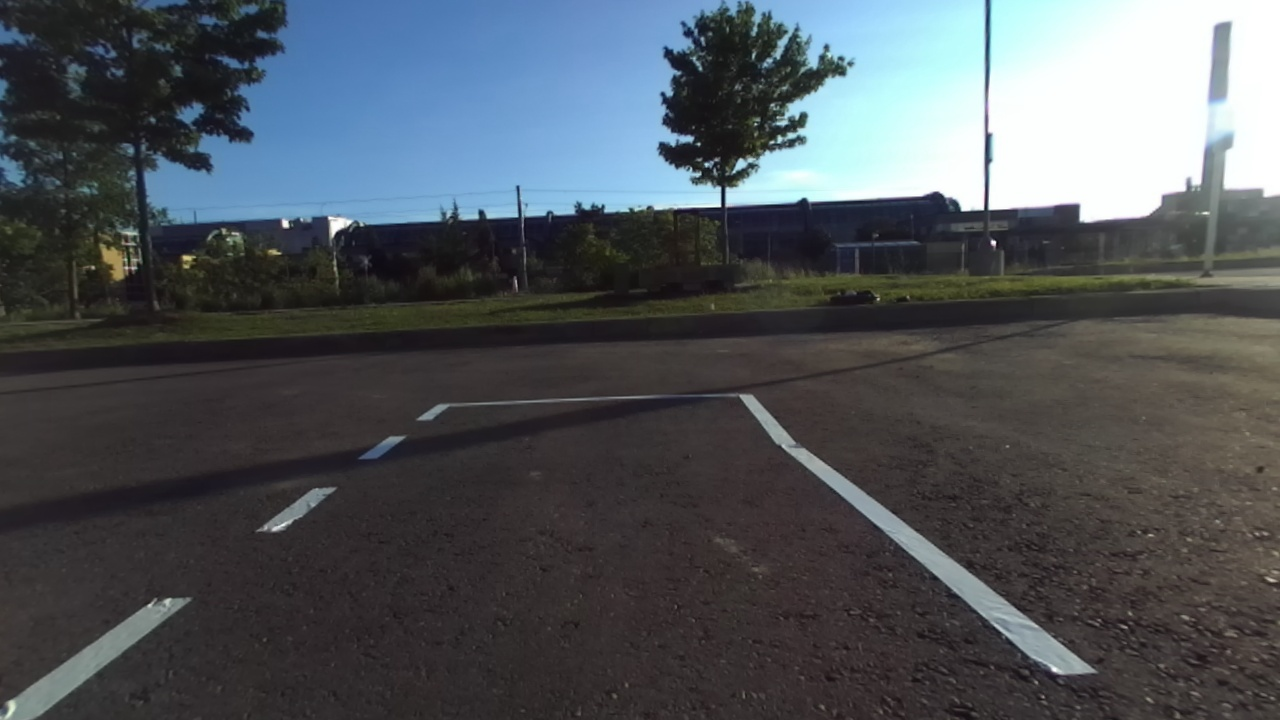
#> input picture rr_computer_vision/images/lane_detection/urban_road/original.jpg, 1280 x 720 px
$ jupyter execute Lane-Detection-Test-Single-Image.ipynb   (older library calls are emulated)
#> lines starting #> are read from the running program, lines starting #| are printed output that depends on the picture; after the words box and inside, x2 and y2 are one past the last pixel; in counts of white or black regions, pixels touching at a corner belong together
[cell 1]
import cv2
import numpy as np
import matplotlib.pyplot as plt
import timeit
plt.rcParams['figure.figsize'] = [18, 10]

img_bgr = cv2.imread("../images/lane_detection/urban_road/original.jpg")
#> img_bgr is the input picture: shape (720, 1280, 3); mean B, G, R 89.7, 84.7, 79.4
img_hsv = cv2.cvtColor(img_bgr, cv2.COLOR_BGR2HSV)
#> img_hsv: shape (720, 1280, 3); mean H, S, V 84, 46.1, 94.4

plt.imshow(img_bgr)

[cell 2]
(channel_h, channel_s, channel_v) = cv2.split(img_hsv)
adaptive_thres = cv2.adaptiveThreshold(channel_v, 255,
                                       cv2.ADAPTIVE_THRESH_MEAN_C,
                                       cv2.THRESH_BINARY, 25, -20)
#> adaptive_thres: shape (720, 1280); 5.3% white; 858 white regions (691 under 20 px)


plt.imshow(adaptive_thres, cmap='gray')

[cell 3]
# Circuit race: (2m wide lanes)
# src = np.float32([[500,350], [750,350], [1280,550], [0,450]])

# Drag race: (1.5m wide lanes)
# src = np.float32([[400,350], [760,350], [1280,500], [0,500]])

# Urban race: (1m wide lanes)
src = np.float32([[420,380], [930,380], [1280,720], [50,720]])

dst = np.float32([[300, 0], [900,0], [900,720], [300,720]])

img_size = (adaptive_thres.shape[1], adaptive_thres.shape[0])
#> img_size = (1280, 720)

M = cv2.getPerspectiveTransform(src, dst)
warped = cv2.warpPerspective(adaptive_thres, M, img_size)

plt.imshow(warped, cmap='gray')

[cell 4]
# Contours
blob_size = 200
filtered = np.zeros(warped.shape, np.uint8)

_, contours, _ = cv2.findContours(warped, cv2.RETR_LIST, cv2.CHAIN_APPROX_NONE)
#> contours = 385 contours, 352 with area under 20; largest, box (x1, y1, x2, y2) and area: (338, 64, 831, 678) 18554, (299, 376, 329, 476) 1708, (270, 582, 307, 717) 1390, (319, 229, 347, 304) 1200, (774, 521, 807, 609) 807

for cnt in contours:
    if cv2.contourArea(cnt) >= blob_size:
        cv2.drawContours(filtered, [cnt], -1, 255, -1)
#> this loop made 385 passes
#> cnt on passes 1 to 3: [[862, 719], [863, 719]], [[799, 719], [800, 719]], [[770, 719]]
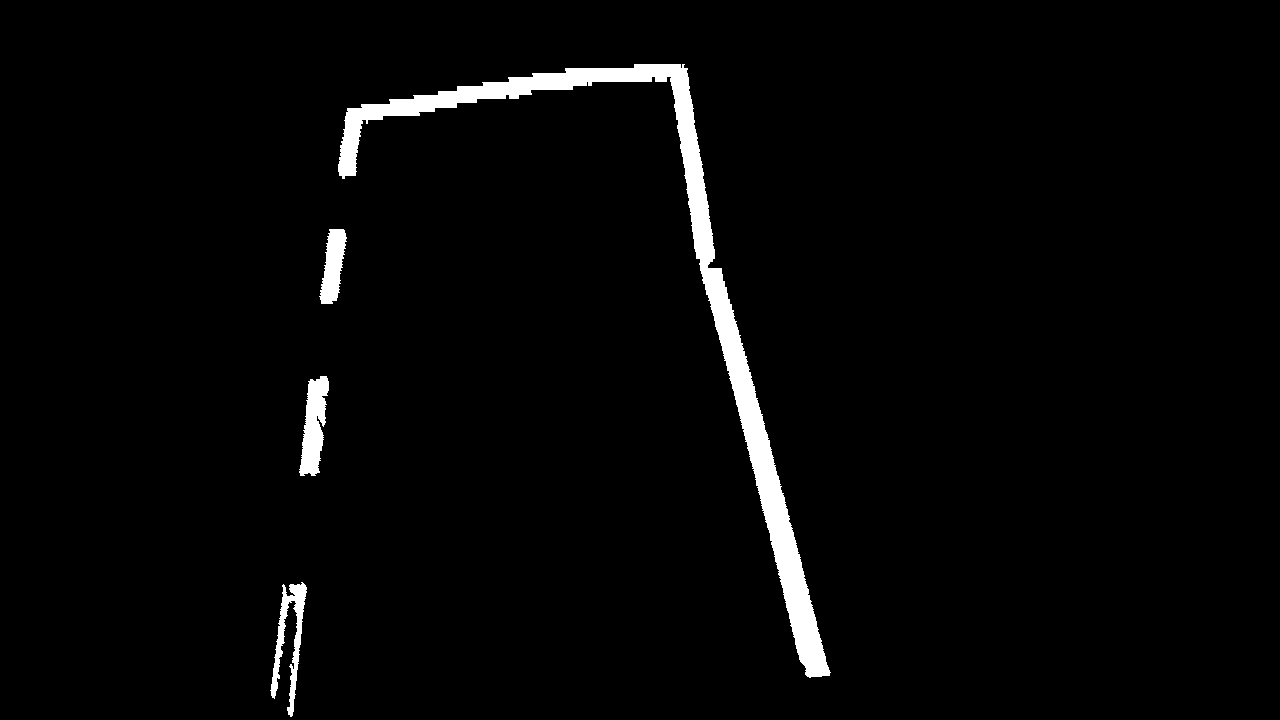
#> filtered: shape (720, 1280); 2.7% white; 4 white regions, box (x1, y1, x2, y2) and area: (338, 64, 831, 678) 19652, (299, 376, 329, 476) 1845, (270, 582, 307, 717) 1660, (319, 229, 347, 304) 1298

plt.imshow(filtered, cmap='gray')

[cell 5]
##################################### Horizontal Lane Removal Testing ############################################

[cell 6]
# Try using probobalistic hough lines
mask = np.zeros(filtered.shape)
display_img = filtered.copy()
display_img = cv2.cvtColor(display_img, cv2.COLOR_GRAY2BGR)
count = 0
minLineLength = 100
maxLineGap = 20

start_time = timeit.default_timer()
lines = cv2.HoughLinesP(filtered, 1, np.pi/180, 100, minLineLength, maxLineGap)
#> lines = 132 rows, first 6: [715, 268, 817, 676], [714, 268, 808, 676], [717, 268, 819, 676], [712, 268, 804, 665], [670, 78, 710, 227], [723, 288, 826, 675]
print(timeit.default_timer() - start_time)

for line in lines:
    x1,y1,x2,y2 = line[0]
    theta = np.arctan2(y2-y1, x2-x1)
    #print(theta*180/np.pi)
    #cv2.line(display_img,(x1,y1),(x2,y2),(0,0,255),2)
    if -30 <= theta*180/np.pi <= 30:
        cv2.line(mask,(x1,y1),(x2,y2),(255),15)
        cv2.line(display_img,(x1,y1),(x2,y2),(0, 0, 255),1)
        count+=1
#> this loop made 132 passes
#> (x1, y1, x2, y2, theta) on passes 1 to 12: (715, 268, 817, 676, 1.33), (714, 268, 808, 676, 1.34), (717, 268, 819, 676, 1.33), (712, 268, 804, 665, 1.34), (670, 78, 710, 227, 1.31), (723, 288, 826, 675, 1.31), (678, 125, 709, 262, 1.35), (719, 268, 828, 675, 1.31), (710, 268, 801, 662, 1.34), (680, 144, 707, 264, 1.35), (730, 305, 829, 675, 1.31), (731, 336, 815, 676, 1.33)
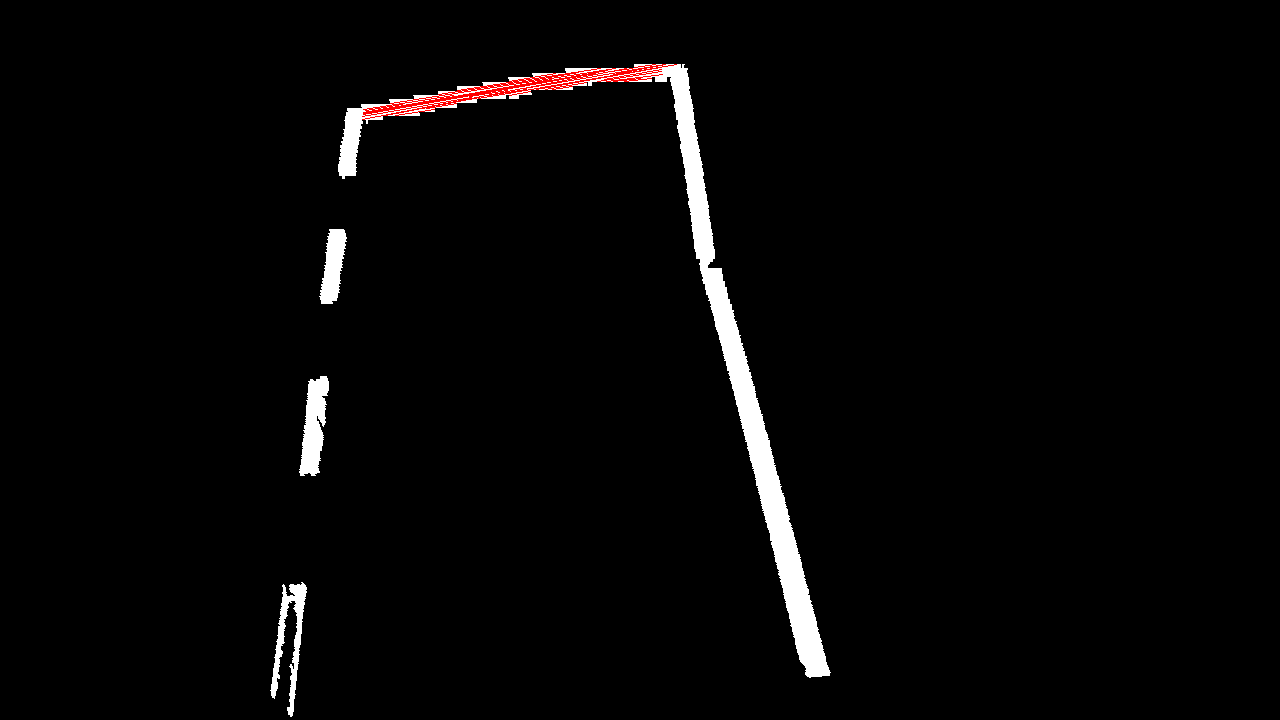
#> display_img: shape (720, 1280, 3); mean B, G, R 6, 6, 6.8
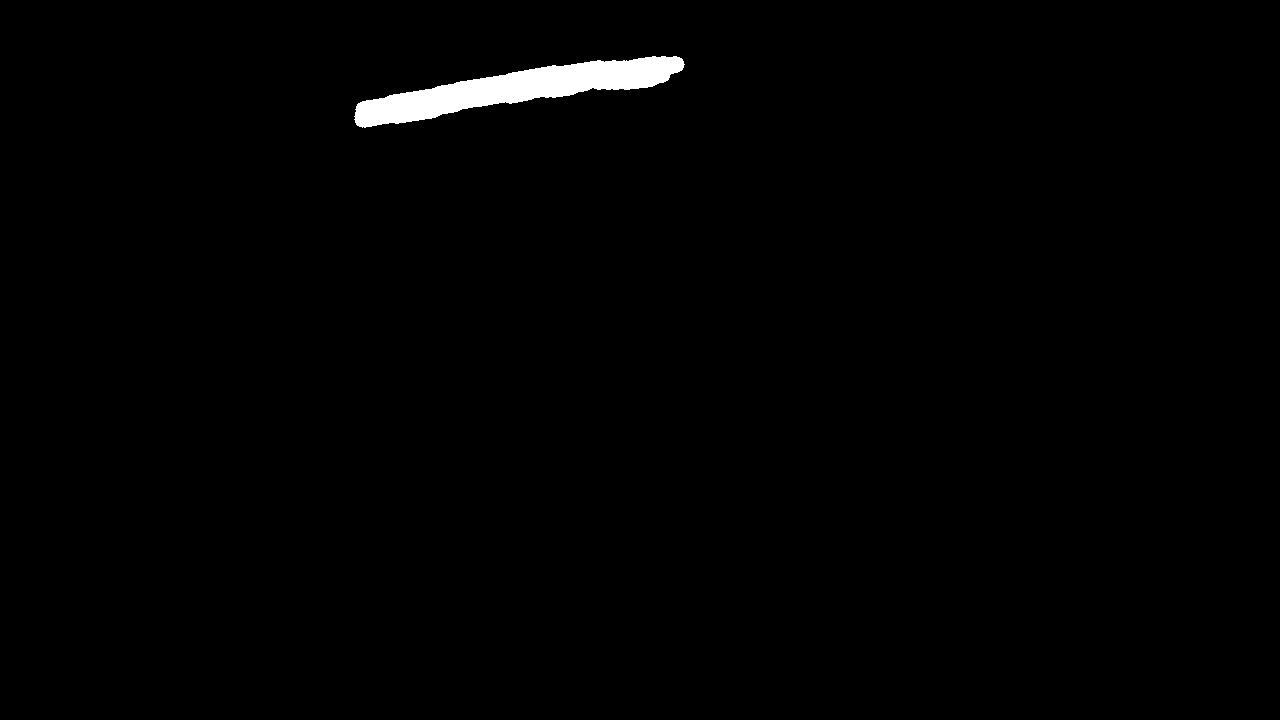
#> mask: shape (720, 1280) float64; 1% white; 1 white region, box (x1, y1, x2, y2) and area: (354, 56, 685, 128) 9334
#> after the loop, count = 31

plt.imshow(display_img)
#print(len(lines))
#print(count)

[cell 7]
plt.imshow(mask, cmap='gray')

[cell 8]
# Mask the lane image
vert_lanes = np.zeros(filtered.shape)
idx = (mask==0)
vert_lanes[idx] = filtered[idx]
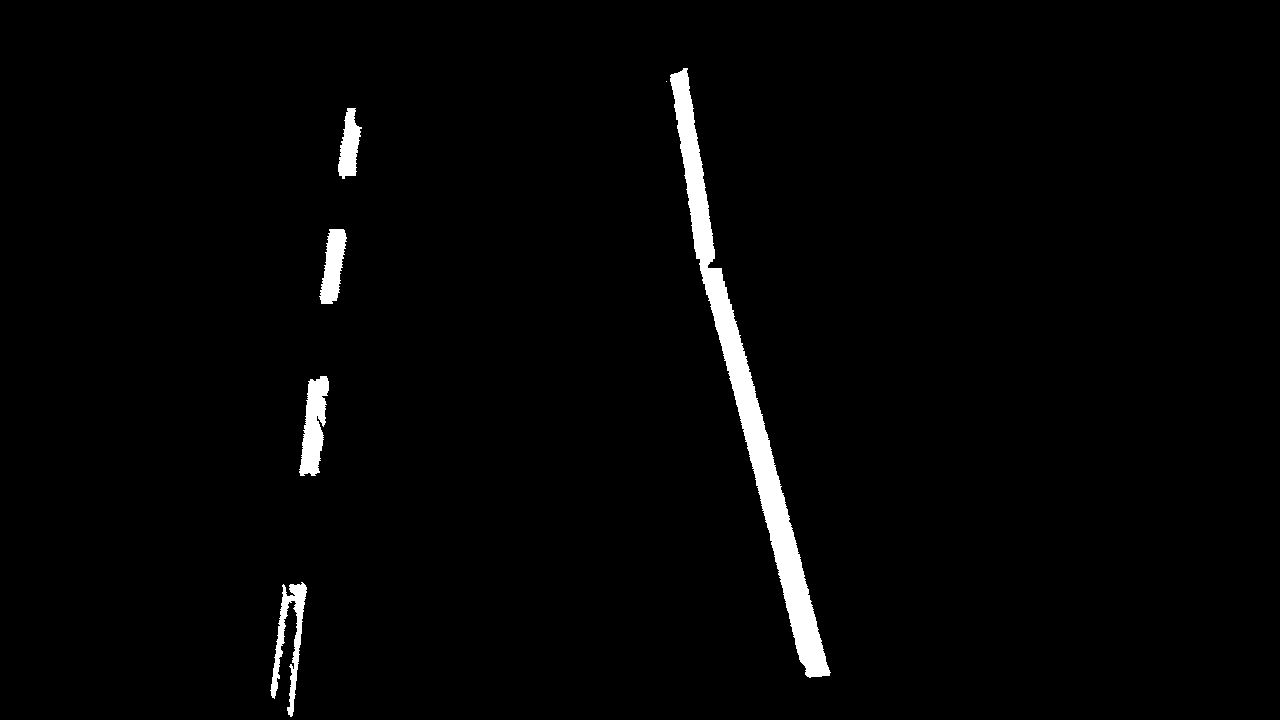
#> vert_lanes: shape (720, 1280) float64; 2.1% white; 6 white regions (1 under 20 px), largest, box (x1, y1, x2, y2) and area: (670, 68, 831, 678) 13208, (299, 376, 329, 476) 1845, (270, 582, 307, 717) 1660, (319, 229, 347, 304) 1298, (338, 108, 362, 179) 1042

plt.imshow(vert_lanes, cmap='gray')

$ run again, with rr_computer_vision/images/lane_detection/urban_road/occupancy.png saved as rr_computer_vision/images/lane_detection/urban_road/original.jpg
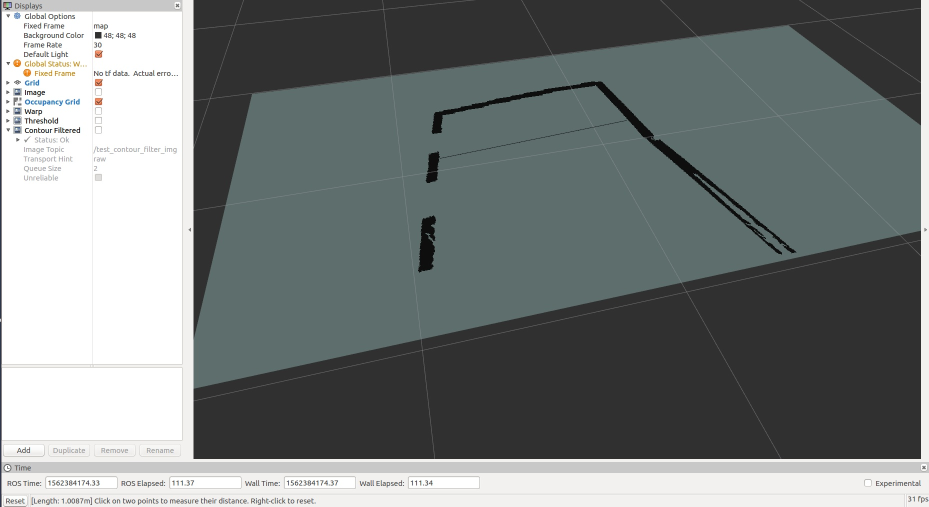
#> input picture rr_computer_vision/images/lane_detection/urban_road/occupancy.png, 1857 x 1013 px (shown at 1/2 size)
#> img_bgr is the input picture: shape (1013, 1857, 3); mean B, G, R 124.9, 125.4, 119.9
#> img_hsv: shape (1013, 1857, 3); mean H, S, V 38.2, 14.7, 125.8
#> adaptive_thres: shape (1013, 1857); 5.4% white; 1246 white regions (1132 under 20 px)
#> contours = 381 contours, 328 with area under 20; largest, box (x1, y1, x2, y2) and area: (481, 0, 1634, 795) 39224, (691, 337, 1564, 701) 20730, (249, 0, 1857, 854) 12729, (715, 198, 795, 508) 3958, (0, 280, 495, 891) 3804
#> the loop `for cnt in contours:` made 381 passes
#> cnt on passes 1 to 3: [[461, 889]], [[423, 889]], [[977, 888]]
#> after the loop `for cnt in contours:`:
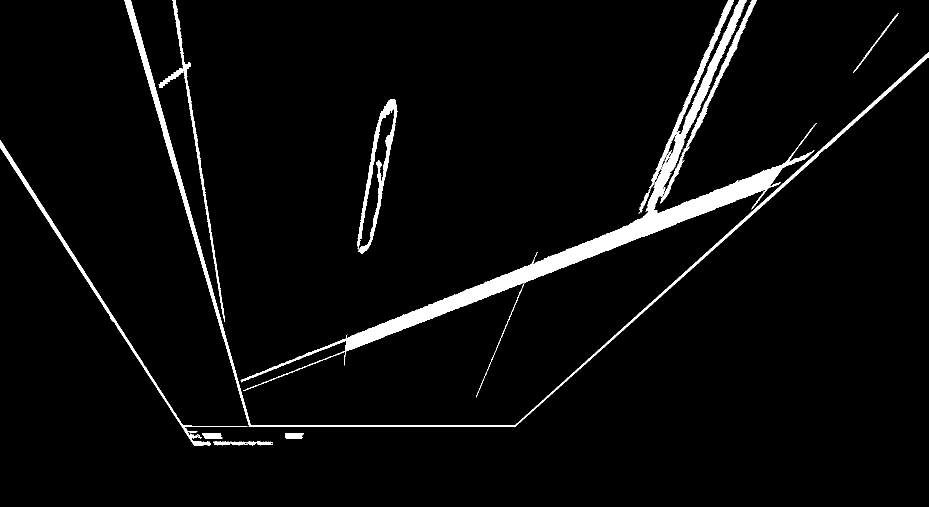
#> filtered: shape (1013, 1857) (shown at 1/2 size); 4% white; 10 white regions, largest, box (x1, y1, x2, y2) and area: (481, 0, 1634, 795) 42004, (249, 0, 1857, 854) 14950, (715, 198, 795, 508) 4644
#> lines = 223 rows, first 6: [530, 741, 1556, 347], [1030, 852, 1856, 109], [1028, 852, 1856, 106], [692, 681, 1554, 351], [481, 761, 1556, 348], [665, 712, 1551, 354]
#> the loop `for line in lines:` made 223 passes
#> (x1, y1, x2, y2, theta) on passes 1 to 8: (530, 741, 1556, 347, -0.367), (1030, 852, 1856, 109, -0.733), (1028, 852, 1856, 106, -0.733), (692, 681, 1554, 351, -0.366), (481, 761, 1556, 348, -0.367), (665, 712, 1551, 354, -0.384), (1302, 610, 1642, 303, -0.734), (690, 701, 1553, 352, -0.384)
#> after the loop `for line in lines:`: count = 70
#> idx: shape (1013, 1857) bool; 96.6% white; 3 black regions, box (x1, y1, x2, y2) and area: (473, 297, 1632, 786) 50993, (493, 842, 1038, 862) 10759, (383, 877, 554, 898) 2974
#> `vert_lanes[idx] = filtered[idx]`:
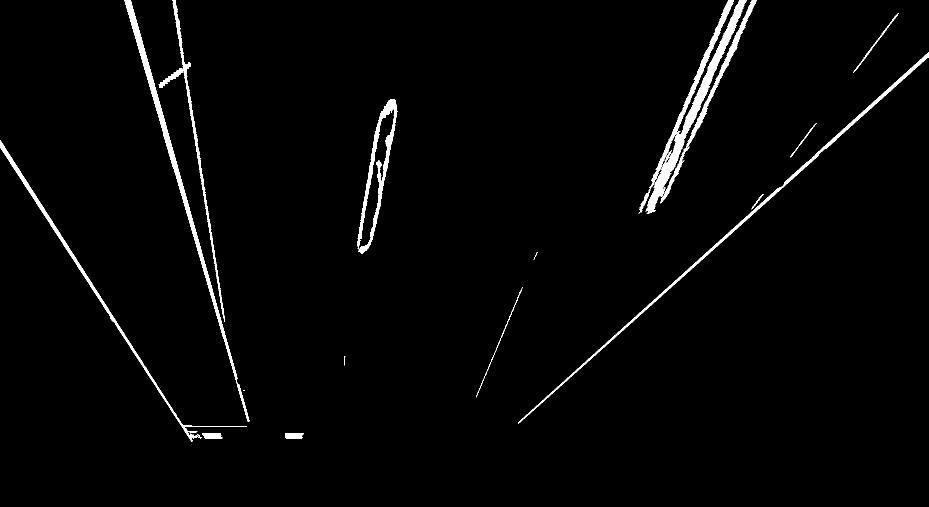
#> vert_lanes: shape (1013, 1857) float64 (shown at 1/2 size); 2.2% white; 16 white regions (1 under 20 px), largest, box (x1, y1, x2, y2) and area: (1277, 0, 1494, 428) 11133, (249, 0, 499, 844) 7145, (1036, 105, 1857, 847) 5558
